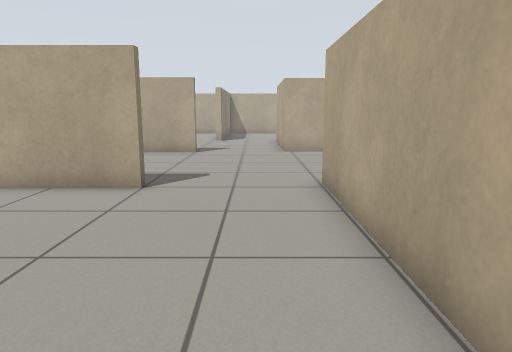
[1] (above)

19 first-person views from a walk through a Gazebo world. The camera is 0.83 m above the floor, tilts 10° down and sees 70° across. The floor is counted in squares, 0.5 m on a side. Each view is taken from the middle of a square. On the plan, view 1 faces up. The plan holds only what a view shows up to about 17 squares ahead; the rest is blank.

[2]
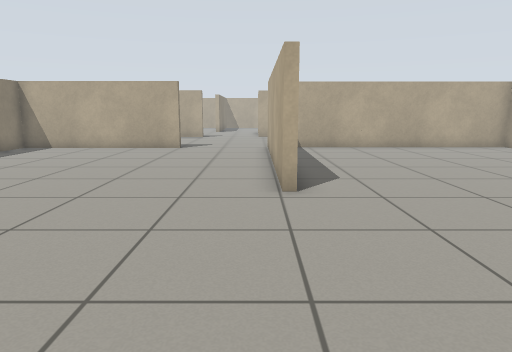

[3]
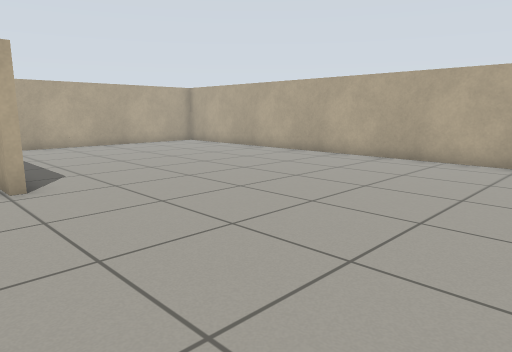

[4]
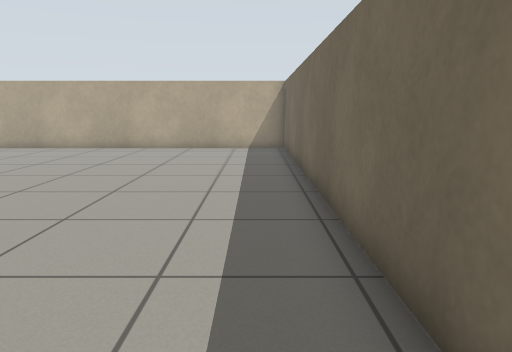

[5]
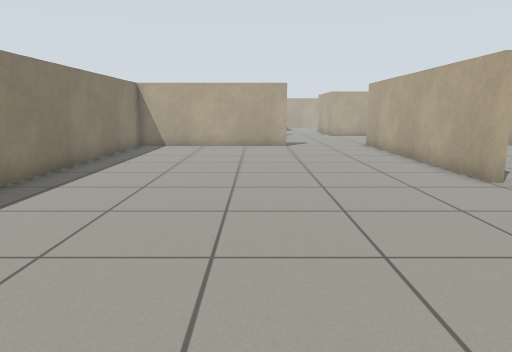

[6]
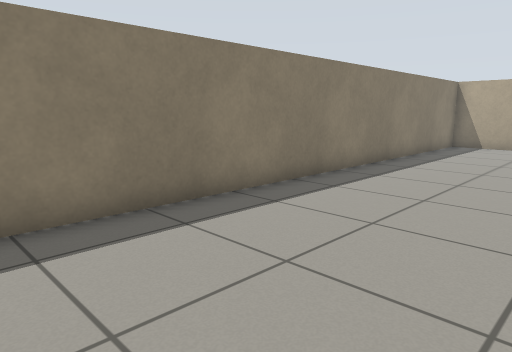

[7]
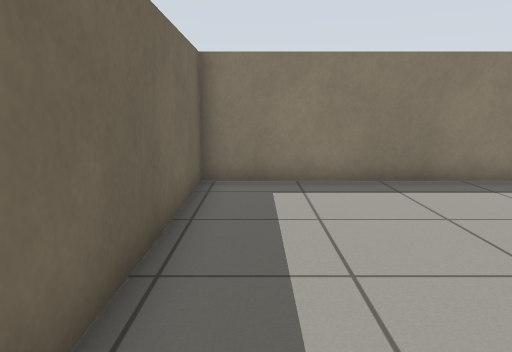

[8]
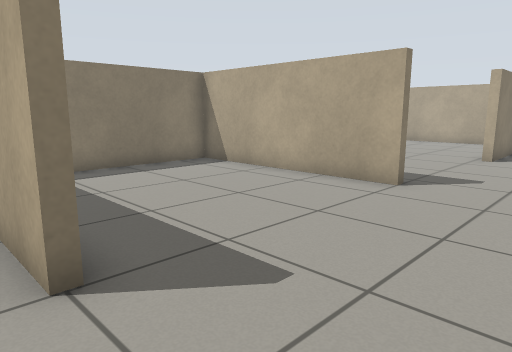

[9]
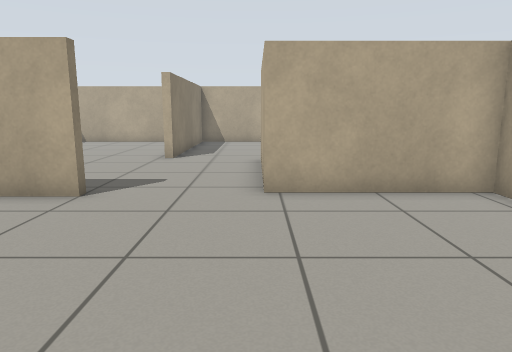

[10]
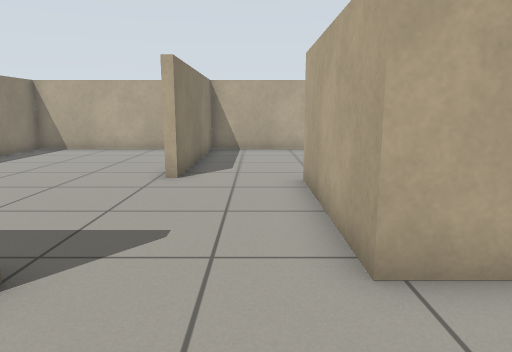

[11]
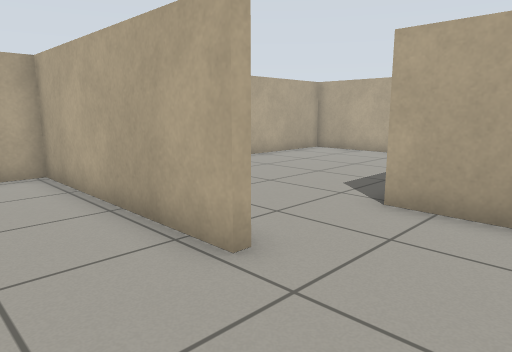

[12]
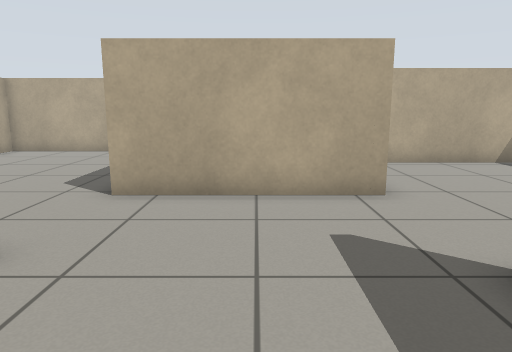

[13]
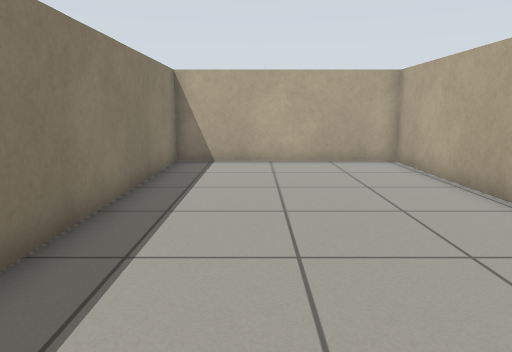

[14]
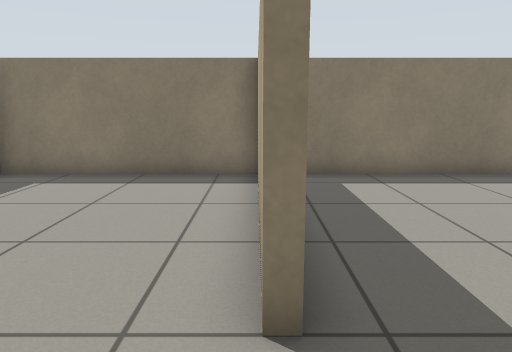

[15]
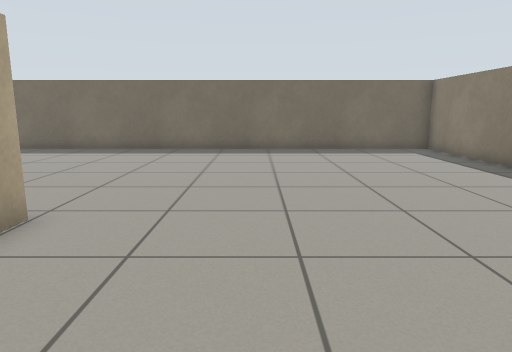

[16]
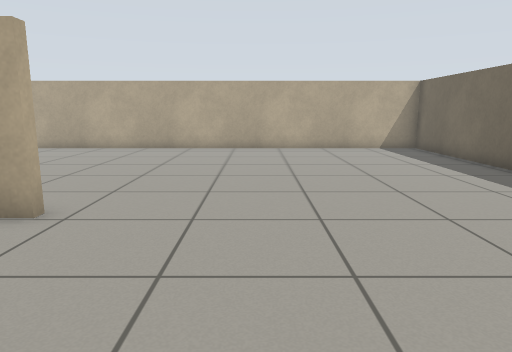

[17]
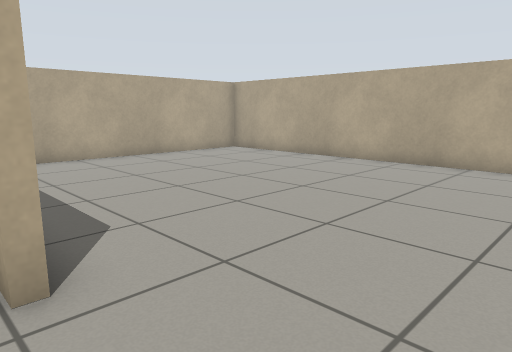

[18]
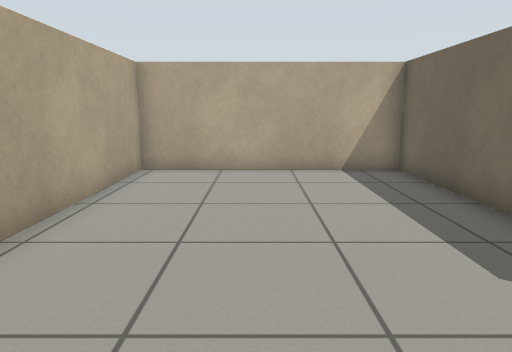

[19]
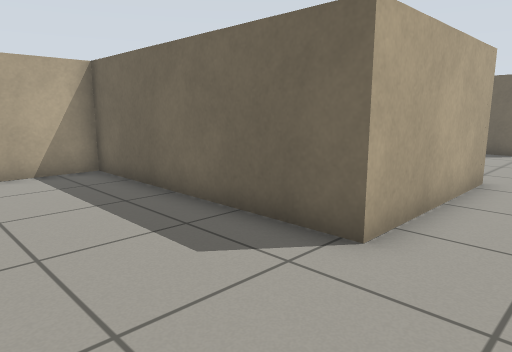

### Floor plan
Points are (right, up) in squares from view 1. A wall is a line through its corners. A room is listed if a view was taken in it or the views show most of it. See-through windows are left out.
Room 1 (views 1, 2, 3, 4, 5, 6, 7, 8, 9, 10, 14, 15, 16, 17)
walls: (1.6, -1.6) (1.6, 8.5); (1.9, 8.5) (2.7, 8.5); (-2.5, 8.2) (-2.5, 7.9) (-9.7, 7.9) (-9.7, -12.3) (12.7, -12.3) (12.7, 8.2) (3, 8.2); (5.9, 9.5) (5.9, 15.4) (1.2, 15.4); (-2.4, 15.1) (-9.7, 15.1) (-9.7, 8.1)
ways out: opening at (-1, 15) to room 2
Room 2 (views 11, 12, 13)
walls: (-2.3, 21.1) (-2.3, 28.3) (-9.7, 28.3) (-9.7, 16.3); (1.2, 15.4) (1.2, 20.9)
ways out: opening at (-1, 15) to room 1; opening at (-1, 21) to room 3
Room 3 (views 18, 19)
walls: (1.2, 20.9) (9.4, 20.9) (9.4, 28.3) (-2, 28.3) (-2, 21.1) (-2.3, 21.1)
ways out: opening at (-1, 21) to room 2

Positions as (right, up) in squares from view 1, and headings:
1: (0, 0), facing up
2: (1, -9), facing up
3: (0, -10), facing up-right
4: (-4, -11), facing right
5: (-4, -10), facing up
6: (-4, -11), facing up-left
7: (-1, -11), facing left
8: (1, 7), facing up-left
9: (1, 8), facing up
10: (0, 12), facing up
11: (-5, 18), facing up-right
12: (-6, 18), facing right
13: (-7, 16), facing up
14: (0, 15), facing left
15: (-2, 4), facing down
16: (-4, -5), facing right
17: (1, -5), facing up-right
18: (-1, 25), facing right
19: (-1, 25), facing down-right
